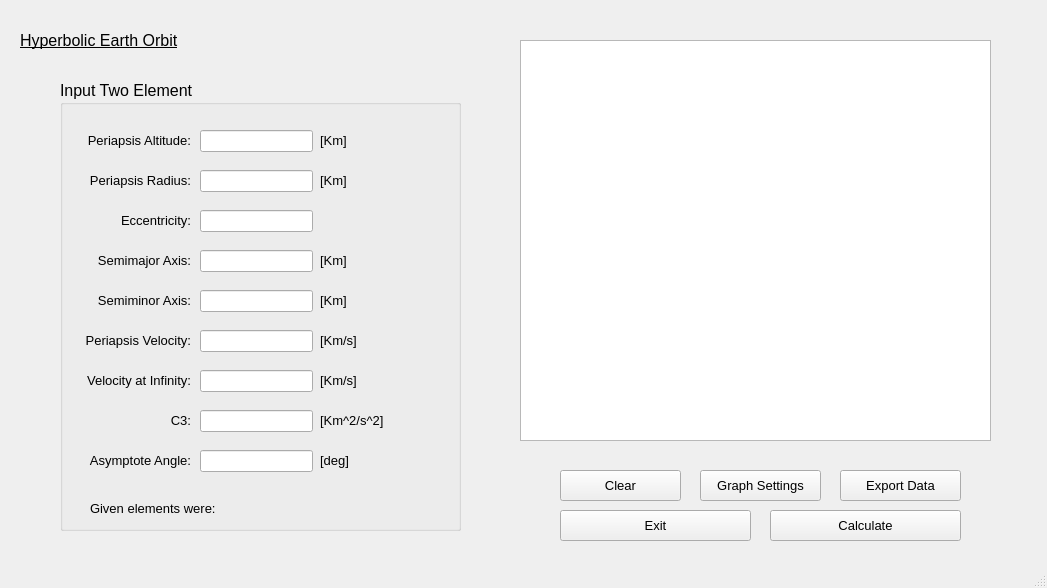
<?xml version="1.0" encoding="UTF-8"?>
<ui version="4.0">
 <class>HyperbolicWindow</class>
 <widget class="QMainWindow" name="HyperbolicWindow">
  <property name="geometry">
   <rect>
    <x>0</x>
    <y>0</y>
    <width>1047</width>
    <height>588</height>
   </rect>
  </property>
  <property name="windowTitle">
   <string>MainWindow</string>
  </property>
  <widget class="QWidget" name="centralwidget">
   <widget class="QGroupBox" name="groupBox">
    <property name="geometry">
     <rect>
      <x>60</x>
      <y>80</y>
      <width>401</width>
      <height>451</height>
     </rect>
    </property>
    <property name="font">
     <font>
      <pointsize>12</pointsize>
     </font>
    </property>
    <property name="title">
     <string>Input Two Element</string>
    </property>
    <widget class="QLabel" name="label">
     <property name="geometry">
      <rect>
       <x>20</x>
       <y>50</y>
       <width>111</width>
       <height>21</height>
      </rect>
     </property>
     <property name="font">
      <font>
       <pointsize>10</pointsize>
      </font>
     </property>
     <property name="text">
      <string>Periapsis Altitude:</string>
     </property>
     <property name="alignment">
      <set>Qt::AlignRight|Qt::AlignTrailing|Qt::AlignVCenter</set>
     </property>
    </widget>
    <widget class="QLabel" name="label_1">
     <property name="geometry">
      <rect>
       <x>30</x>
       <y>90</y>
       <width>101</width>
       <height>21</height>
      </rect>
     </property>
     <property name="font">
      <font>
       <pointsize>10</pointsize>
      </font>
     </property>
     <property name="text">
      <string>Periapsis Radius:</string>
     </property>
     <property name="alignment">
      <set>Qt::AlignRight|Qt::AlignTrailing|Qt::AlignVCenter</set>
     </property>
    </widget>
    <widget class="QLabel" name="label_4">
     <property name="geometry">
      <rect>
       <x>30</x>
       <y>210</y>
       <width>101</width>
       <height>21</height>
      </rect>
     </property>
     <property name="font">
      <font>
       <pointsize>10</pointsize>
      </font>
     </property>
     <property name="text">
      <string>Semiminor Axis:</string>
     </property>
     <property name="alignment">
      <set>Qt::AlignRight|Qt::AlignTrailing|Qt::AlignVCenter</set>
     </property>
    </widget>
    <widget class="QLabel" name="label_5">
     <property name="geometry">
      <rect>
       <x>20</x>
       <y>250</y>
       <width>111</width>
       <height>21</height>
      </rect>
     </property>
     <property name="font">
      <font>
       <pointsize>10</pointsize>
      </font>
     </property>
     <property name="text">
      <string>Periapsis Velocity:</string>
     </property>
     <property name="alignment">
      <set>Qt::AlignRight|Qt::AlignTrailing|Qt::AlignVCenter</set>
     </property>
    </widget>
    <widget class="QLabel" name="label_55">
     <property name="geometry">
      <rect>
       <x>260</x>
       <y>50</y>
       <width>61</width>
       <height>21</height>
      </rect>
     </property>
     <property name="font">
      <font>
       <pointsize>10</pointsize>
      </font>
     </property>
     <property name="text">
      <string>[Km]</string>
     </property>
    </widget>
    <widget class="QLineEdit" name="lineEdit">
     <property name="geometry">
      <rect>
       <x>140</x>
       <y>50</y>
       <width>113</width>
       <height>22</height>
      </rect>
     </property>
     <property name="font">
      <font>
       <pointsize>10</pointsize>
      </font>
     </property>
     <property name="alignment">
      <set>Qt::AlignRight|Qt::AlignTrailing|Qt::AlignVCenter</set>
     </property>
    </widget>
    <widget class="QLineEdit" name="lineEdit_1">
     <property name="geometry">
      <rect>
       <x>140</x>
       <y>90</y>
       <width>113</width>
       <height>22</height>
      </rect>
     </property>
     <property name="font">
      <font>
       <pointsize>10</pointsize>
      </font>
     </property>
     <property name="alignment">
      <set>Qt::AlignRight|Qt::AlignTrailing|Qt::AlignVCenter</set>
     </property>
    </widget>
    <widget class="QLineEdit" name="lineEdit_4">
     <property name="geometry">
      <rect>
       <x>140</x>
       <y>210</y>
       <width>113</width>
       <height>22</height>
      </rect>
     </property>
     <property name="font">
      <font>
       <pointsize>10</pointsize>
      </font>
     </property>
     <property name="alignment">
      <set>Qt::AlignRight|Qt::AlignTrailing|Qt::AlignVCenter</set>
     </property>
    </widget>
    <widget class="QLineEdit" name="lineEdit_5">
     <property name="geometry">
      <rect>
       <x>140</x>
       <y>250</y>
       <width>113</width>
       <height>22</height>
      </rect>
     </property>
     <property name="font">
      <font>
       <pointsize>10</pointsize>
      </font>
     </property>
     <property name="alignment">
      <set>Qt::AlignRight|Qt::AlignTrailing|Qt::AlignVCenter</set>
     </property>
    </widget>
    <widget class="QLabel" name="label_56">
     <property name="geometry">
      <rect>
       <x>260</x>
       <y>90</y>
       <width>61</width>
       <height>21</height>
      </rect>
     </property>
     <property name="font">
      <font>
       <pointsize>10</pointsize>
      </font>
     </property>
     <property name="text">
      <string>[Km]</string>
     </property>
    </widget>
    <widget class="QLabel" name="label_58">
     <property name="geometry">
      <rect>
       <x>260</x>
       <y>250</y>
       <width>61</width>
       <height>21</height>
      </rect>
     </property>
     <property name="font">
      <font>
       <pointsize>10</pointsize>
      </font>
     </property>
     <property name="text">
      <string>[Km/s]</string>
     </property>
    </widget>
    <widget class="QLabel" name="label_47">
     <property name="geometry">
      <rect>
       <x>30</x>
       <y>420</y>
       <width>271</width>
       <height>16</height>
      </rect>
     </property>
     <property name="font">
      <font>
       <pointsize>10</pointsize>
      </font>
     </property>
     <property name="text">
      <string>Given elements were:</string>
     </property>
    </widget>
    <widget class="QLabel" name="label_10">
     <property name="geometry">
      <rect>
       <x>260</x>
       <y>170</y>
       <width>61</width>
       <height>21</height>
      </rect>
     </property>
     <property name="font">
      <font>
       <pointsize>10</pointsize>
      </font>
     </property>
     <property name="text">
      <string>[Km]</string>
     </property>
    </widget>
    <widget class="QLineEdit" name="lineEdit_3">
     <property name="geometry">
      <rect>
       <x>140</x>
       <y>170</y>
       <width>113</width>
       <height>22</height>
      </rect>
     </property>
     <property name="font">
      <font>
       <pointsize>10</pointsize>
      </font>
     </property>
     <property name="alignment">
      <set>Qt::AlignRight|Qt::AlignTrailing|Qt::AlignVCenter</set>
     </property>
    </widget>
    <widget class="QLabel" name="label_3">
     <property name="geometry">
      <rect>
       <x>30</x>
       <y>170</y>
       <width>101</width>
       <height>21</height>
      </rect>
     </property>
     <property name="font">
      <font>
       <pointsize>10</pointsize>
      </font>
     </property>
     <property name="text">
      <string>Semimajor Axis:</string>
     </property>
     <property name="alignment">
      <set>Qt::AlignRight|Qt::AlignTrailing|Qt::AlignVCenter</set>
     </property>
    </widget>
    <widget class="QLabel" name="label_2">
     <property name="geometry">
      <rect>
       <x>60</x>
       <y>130</y>
       <width>71</width>
       <height>21</height>
      </rect>
     </property>
     <property name="font">
      <font>
       <pointsize>10</pointsize>
      </font>
     </property>
     <property name="text">
      <string>Eccentricity:</string>
     </property>
     <property name="alignment">
      <set>Qt::AlignRight|Qt::AlignTrailing|Qt::AlignVCenter</set>
     </property>
    </widget>
    <widget class="QLineEdit" name="lineEdit_2">
     <property name="geometry">
      <rect>
       <x>140</x>
       <y>130</y>
       <width>113</width>
       <height>22</height>
      </rect>
     </property>
     <property name="font">
      <font>
       <pointsize>10</pointsize>
      </font>
     </property>
     <property name="alignment">
      <set>Qt::AlignRight|Qt::AlignTrailing|Qt::AlignVCenter</set>
     </property>
    </widget>
    <widget class="QLabel" name="label_14">
     <property name="geometry">
      <rect>
       <x>260</x>
       <y>290</y>
       <width>61</width>
       <height>21</height>
      </rect>
     </property>
     <property name="font">
      <font>
       <pointsize>10</pointsize>
      </font>
     </property>
     <property name="text">
      <string>[Km/s]</string>
     </property>
    </widget>
    <widget class="QLineEdit" name="lineEdit_6">
     <property name="geometry">
      <rect>
       <x>140</x>
       <y>290</y>
       <width>113</width>
       <height>22</height>
      </rect>
     </property>
     <property name="font">
      <font>
       <pointsize>10</pointsize>
      </font>
     </property>
     <property name="alignment">
      <set>Qt::AlignRight|Qt::AlignTrailing|Qt::AlignVCenter</set>
     </property>
    </widget>
    <widget class="QLabel" name="label_6">
     <property name="geometry">
      <rect>
       <x>20</x>
       <y>290</y>
       <width>111</width>
       <height>21</height>
      </rect>
     </property>
     <property name="font">
      <font>
       <pointsize>10</pointsize>
      </font>
     </property>
     <property name="text">
      <string>Velocity at Infinity:</string>
     </property>
     <property name="alignment">
      <set>Qt::AlignRight|Qt::AlignTrailing|Qt::AlignVCenter</set>
     </property>
    </widget>
    <widget class="QLabel" name="label_17">
     <property name="geometry">
      <rect>
       <x>260</x>
       <y>210</y>
       <width>61</width>
       <height>21</height>
      </rect>
     </property>
     <property name="font">
      <font>
       <pointsize>10</pointsize>
      </font>
     </property>
     <property name="text">
      <string>[Km]</string>
     </property>
    </widget>
    <widget class="QLineEdit" name="lineEdit_7">
     <property name="geometry">
      <rect>
       <x>140</x>
       <y>330</y>
       <width>113</width>
       <height>22</height>
      </rect>
     </property>
     <property name="font">
      <font>
       <pointsize>10</pointsize>
      </font>
     </property>
     <property name="alignment">
      <set>Qt::AlignRight|Qt::AlignTrailing|Qt::AlignVCenter</set>
     </property>
    </widget>
    <widget class="QLineEdit" name="lineEdit_8">
     <property name="geometry">
      <rect>
       <x>140</x>
       <y>370</y>
       <width>113</width>
       <height>22</height>
      </rect>
     </property>
     <property name="font">
      <font>
       <pointsize>10</pointsize>
      </font>
     </property>
     <property name="alignment">
      <set>Qt::AlignRight|Qt::AlignTrailing|Qt::AlignVCenter</set>
     </property>
    </widget>
    <widget class="QLabel" name="label_8">
     <property name="geometry">
      <rect>
       <x>20</x>
       <y>370</y>
       <width>111</width>
       <height>21</height>
      </rect>
     </property>
     <property name="font">
      <font>
       <pointsize>10</pointsize>
      </font>
     </property>
     <property name="text">
      <string>Asymptote Angle:</string>
     </property>
     <property name="alignment">
      <set>Qt::AlignRight|Qt::AlignTrailing|Qt::AlignVCenter</set>
     </property>
    </widget>
    <widget class="QLabel" name="label_19">
     <property name="geometry">
      <rect>
       <x>260</x>
       <y>330</y>
       <width>81</width>
       <height>21</height>
      </rect>
     </property>
     <property name="font">
      <font>
       <pointsize>10</pointsize>
      </font>
     </property>
     <property name="text">
      <string>[Km^2/s^2]</string>
     </property>
    </widget>
    <widget class="QLabel" name="label_7">
     <property name="geometry">
      <rect>
       <x>20</x>
       <y>330</y>
       <width>111</width>
       <height>21</height>
      </rect>
     </property>
     <property name="font">
      <font>
       <pointsize>10</pointsize>
      </font>
     </property>
     <property name="text">
      <string>C3:</string>
     </property>
     <property name="alignment">
      <set>Qt::AlignRight|Qt::AlignTrailing|Qt::AlignVCenter</set>
     </property>
    </widget>
    <widget class="QLabel" name="label_20">
     <property name="geometry">
      <rect>
       <x>260</x>
       <y>370</y>
       <width>61</width>
       <height>21</height>
      </rect>
     </property>
     <property name="font">
      <font>
       <pointsize>10</pointsize>
      </font>
     </property>
     <property name="text">
      <string>[deg]</string>
     </property>
    </widget>
   </widget>
   <widget class="QPushButton" name="pushButton_3">
    <property name="geometry">
     <rect>
      <x>840</x>
      <y>470</y>
      <width>121</width>
      <height>31</height>
     </rect>
    </property>
    <property name="font">
     <font>
      <pointsize>10</pointsize>
     </font>
    </property>
    <property name="text">
     <string>Export Data</string>
    </property>
   </widget>
   <widget class="QPushButton" name="pushButton_4">
    <property name="geometry">
     <rect>
      <x>700</x>
      <y>470</y>
      <width>121</width>
      <height>31</height>
     </rect>
    </property>
    <property name="font">
     <font>
      <pointsize>10</pointsize>
     </font>
    </property>
    <property name="text">
     <string>Graph Settings</string>
    </property>
   </widget>
   <widget class="QPushButton" name="pushButton_5">
    <property name="geometry">
     <rect>
      <x>560</x>
      <y>470</y>
      <width>121</width>
      <height>31</height>
     </rect>
    </property>
    <property name="font">
     <font>
      <pointsize>10</pointsize>
     </font>
    </property>
    <property name="text">
     <string>Clear</string>
    </property>
   </widget>
   <widget class="QGraphicsView" name="graphicsView">
    <property name="geometry">
     <rect>
      <x>520</x>
      <y>40</y>
      <width>471</width>
      <height>401</height>
     </rect>
    </property>
   </widget>
   <widget class="QLabel" name="label_9">
    <property name="geometry">
     <rect>
      <x>20</x>
      <y>30</y>
      <width>551</width>
      <height>21</height>
     </rect>
    </property>
    <property name="font">
     <font>
      <pointsize>12</pointsize>
      <underline>true</underline>
     </font>
    </property>
    <property name="text">
     <string>Hyperbolic Earth Orbit</string>
    </property>
   </widget>
   <widget class="QPushButton" name="pushButton_6">
    <property name="geometry">
     <rect>
      <x>770</x>
      <y>510</y>
      <width>191</width>
      <height>31</height>
     </rect>
    </property>
    <property name="font">
     <font>
      <pointsize>10</pointsize>
     </font>
    </property>
    <property name="text">
     <string>Calculate</string>
    </property>
   </widget>
   <widget class="QPushButton" name="pushButton_7">
    <property name="geometry">
     <rect>
      <x>560</x>
      <y>510</y>
      <width>191</width>
      <height>31</height>
     </rect>
    </property>
    <property name="font">
     <font>
      <pointsize>10</pointsize>
     </font>
    </property>
    <property name="text">
     <string>Exit</string>
    </property>
   </widget>
  </widget>
  <widget class="QMenuBar" name="menubar">
   <property name="geometry">
    <rect>
     <x>0</x>
     <y>0</y>
     <width>1047</width>
     <height>21</height>
    </rect>
   </property>
  </widget>
  <widget class="QStatusBar" name="statusbar"/>
 </widget>
 <resources/>
 <connections/>
</ui>
